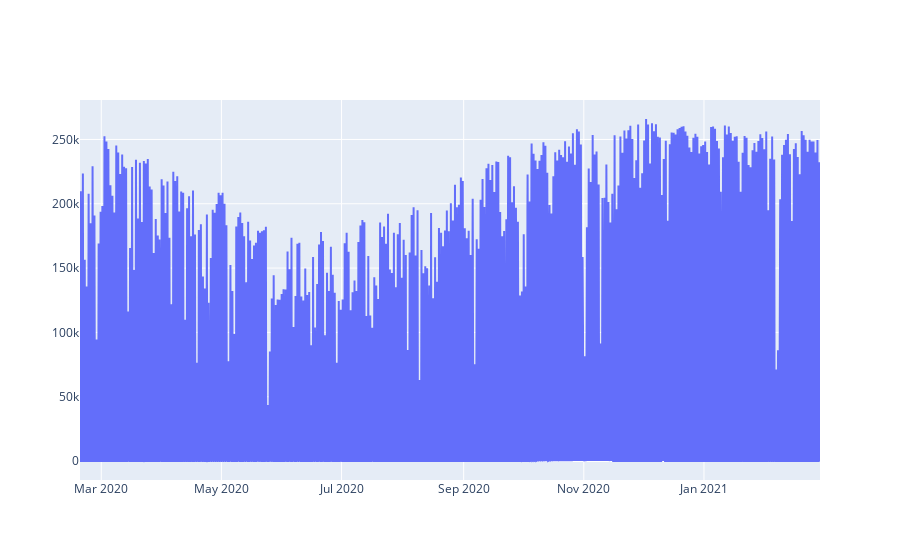

The code cell stored with this chart in its notebook:
### Code cell
fig_pc_101 = go.Figure()

fig_pc_101.add_trace(go.Scatter(x = pc_101_data.index, y = pc_101_data['power']))
fig_pc_101.show()

### Figure 1 — Plotly figure (JSON) as saved in the notebook; plotly's stock layout.template omitted (floating-point values rounded to 4 significant figures; data arrays with more than 128 entries replaced by an {"elided": "..."} marker saying what was removed)
{"data": [{"type": "scatter", "x": {"elided": "6768 str values"}, "y": {"elided": "6768 float values"}}], "layout": {}}
